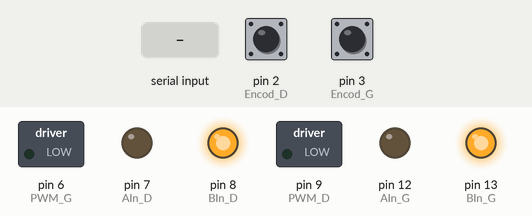
This sketch was run on a simulated Arduino Uno, built with avr-gcc and run on an emulated ATmega328P. Parts: switched loads named in the sketch (green lamp = pin HIGH), output pins drawn as LEDs (lit = HIGH). The test bench sets the inputs (shaded band); at power-on: pin 2 (Encod_D) HIGH, pin 3 (Encod_G) HIGH.

Above: at 1.5 s.
1.6 s: "2" received over the second serial link
At 2.6 s:
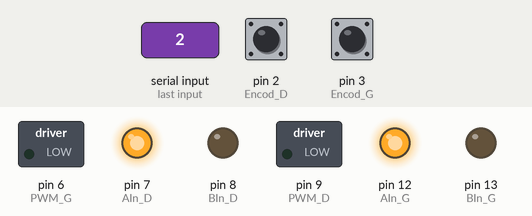
4.6 s: "3" received over the second serial link
At 6.3 s:
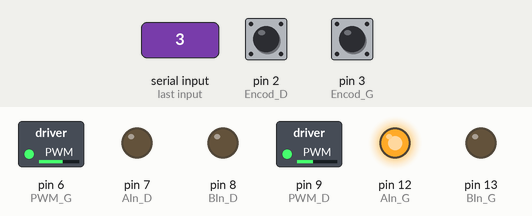
6.7 s: "4" received over the second serial link
At 7.9 s:
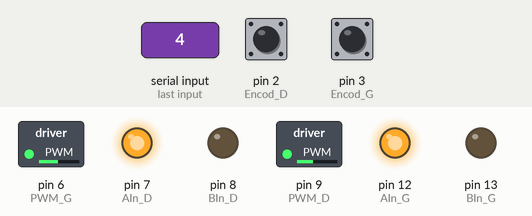
8.8 s: "5" received over the second serial link
At 10.6 s:
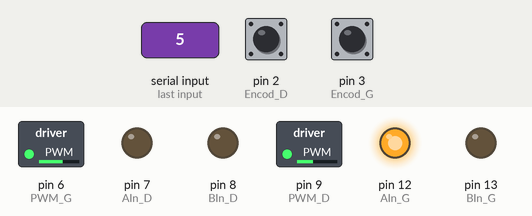
10.9 s: "1" received over the second serial link
At 11.05 s:
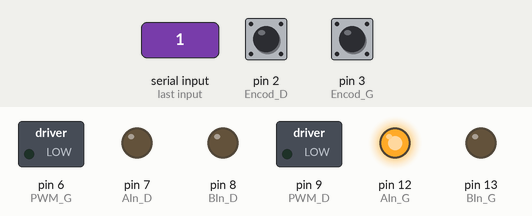
12.7 s: pin 2 (Encod_D) pulled LOW for 0.15 s
At 13.9 s:
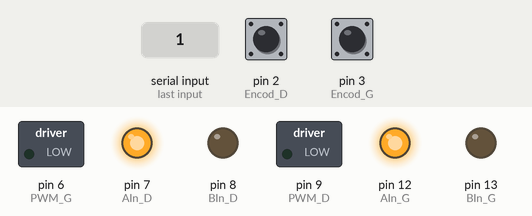
Timing chart, 0 to 15.3 s (numbered marks = the images above; inputs shaded):
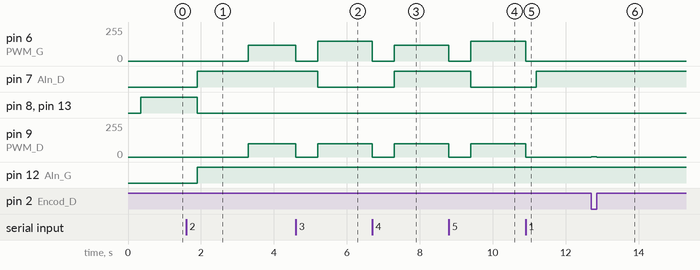

The sketch:

asservissement_final.ino
```cpp
#include <SimpleTimer.h>
#include <SoftwareSerial.h>

SoftwareSerial bluetooth(10, 11);


SimpleTimer timer;

int max_pwm_G;
int max_pwm_D;


//Pins moteur Gauche
const byte Encod_G = 3;
const int PWM_G = 6;
const int AIn_G = 12;
const int BIn_G = 13;

//Pins moteur Droit
const byte Encod_D = 2;
const int PWM_D = 9;
const int AIn_D = 7;
const int BIn_D = 8;


const float diametre = 7.6;//diamètre de la roue en cm
const float circonference = PI * diametre;//circonférence de la roue

const int impulsions_par_tour_G = 960*2;//960 FALLING par tour (8 ticks * 120 (coefficient de réduction))
const int impulsions_par_tour_D = 960*2;

volatile unsigned long compt_G = 0;
volatile unsigned long compt_D = 0;

//init echantillonage
unsigned int time = 0;
const int frequence_echantillonnage = 20;


//consigne
double target_cm = 0; //distance que l'on souhaite parcourir, en cm
double target_deg = (360/circonference) * target_cm; //nombre de dégrés que cette distance représente
int target_ticks_G; //plus simple d'asservir en ticks car ce sera toujours un nombre entier
int target_ticks_D;

// init calculs asservissement PID
int erreur_G = 0; //erreur du moteur gauche

int erreur_D = 0; //erreur du moteur droit


int n=0; // compteur qui servira pour les polygones

int vitMoteur_G;
int vitMoteur_D;

//Definition des constantes du correcteur PID, en l'occurence ici, uniquement du coefficient proportionnel
// Coefficient proportionnel à gauche (choisis par essais successifs)
const float kp_g = 3.1;
// Coefficient proportionnel à droite (choisis par essais successifs)
const float kp_d = 3.3;

bool sensrotation_G_1 = 1;
bool sensrotation_G_2 = 0;

bool sensrotation_D_1 = 1;
bool sensrotation_D_2 = 0;

int timerfonct =0;
int tampontime =0;

char user_input = '0';//pour le bluetooth

void setup() {
  target_ticks_G = target_deg * impulsions_par_tour_G / 360.0; // distance cible pour le moteur gauche
  target_ticks_D = target_deg * impulsions_par_tour_D / 360.0; // distance cible pour le moteur droit
  bluetooth.begin(9600);
  Serial.begin(9600);

  pinMode(Encod_G, INPUT);
  pinMode(PWM_G, OUTPUT);
  pinMode(AIn_G, OUTPUT);
  pinMode(BIn_G, OUTPUT);

  pinMode(Encod_D, INPUT);
  pinMode(PWM_D, OUTPUT);
  pinMode(AIn_D, OUTPUT);
  pinMode(BIn_D, OUTPUT);

  digitalWrite(Encod_G, HIGH);//Resistance interne arduino ON
  digitalWrite(Encod_D, HIGH);


  attachInterrupt(digitalPinToInterrupt(Encod_G), countUp_G, CHANGE);//Interruptions pour l'asservissement
  attachInterrupt(digitalPinToInterrupt(Encod_D), countUp_D, CHANGE);

  analogWrite(PWM_G, 0);
  analogWrite(PWM_D, 0);
  delay(300);

  timer.setInterval(1000 / frequence_echantillonnage, asservissement);
}

void loop() {
  timer.run();

  if (bluetooth.available()) {
    user_input = bluetooth.read(); // le programme stocke la demande de l'utilisateur
    commande(0,0,0);//réinitialise les erreurs précédentes
    switch(user_input){
      case '2': // carré
        n = 0;
        break;
      case '3': // cercle
        cercle(); // on trace directement le cercle car il n'y a qu'un côté sur cette forme, donc une seule distance à parcourir
        break;
      case '4': // triangle
        n = 2;
        break;
      case '5': // cercle et triangle circonscrit
        n = 0;
        break;
    }
  }
  switch(user_input){
    case '2':
    carre();
    break;
    case '4':
    triangle(20);
    break;
    case '5':
    triangle_cercle();
    break;
  }

}


void countUp_G(){
// incrémentation ou décrémentation du nombre de tics à gauche
  if (vitMoteur_G >= 0){ //si le robot avance
    compt_G ++;
  }
  else{ // si le robot recule
    compt_G --;
  }
}
void countUp_D(){ // incrémentation ou décrémentation de la valeur de l'encodeur droit
  if (vitMoteur_D >= 0){
    compt_D ++;
  }
  else{
    compt_D --;
  }
}


void asservissement(){
  time += 20;

  erreur_G = target_ticks_G - compt_G;
  erreur_D = target_ticks_D - compt_D;

  vitMoteur_G = kp_g * erreur_G;
  vitMoteur_D = kp_d * erreur_D;

  if(vitMoteur_G > max_pwm_G) vitMoteur_G = max_pwm_G;
  else if(vitMoteur_G < -max_pwm_G) vitMoteur_G = -max_pwm_G;

  if(vitMoteur_D > max_pwm_D) vitMoteur_D = max_pwm_D;
  else if(vitMoteur_D < -max_pwm_D) vitMoteur_D = -max_pwm_D;

  Tourner (vitMoteur_G, vitMoteur_D);
  /*
   Serial.print("G = ");
   Serial.print(erreur_G);
   Serial.println("");
   Serial.print("D = ");
   Serial.print(erreur_D);

   Serial.print("G = ");
   Serial.println(vitMoteur_G);
   Serial.println("");
   Serial.print("D = ");
   Serial.println(vitMoteur_D);
   */
   /*
   Serial.print("G = ");
   Serial.print(compt_G);
   Serial.print("  ");
   Serial.print("D = ");
   Serial.println(compt_D);
  */


}

void Tourner(int rapportCyclique_G, int rapportCyclique_D){
  //fait avancer ou reculer le robot
  if ( rapportCyclique_G > 0 ){//vitesse gauche positive
    digitalWrite(AIn_G, sensrotation_G_1);
    digitalWrite(BIn_G, sensrotation_G_2);

    analogWrite(PWM_G, rapportCyclique_G);
  }
  else{//vitesse gauche négative
    digitalWrite(AIn_G, sensrotation_G_2);
    digitalWrite(BIn_G, sensrotation_G_1);

    analogWrite(PWM_G, -rapportCyclique_G);
  }
  if ( rapportCyclique_D > 0 ){//vitesse droite positive
    digitalWrite(AIn_D, sensrotation_D_1);
    digitalWrite(BIn_D, sensrotation_D_2);

    analogWrite(PWM_D, rapportCyclique_D);
  }
  else{//vitesse gauche négative
    digitalWrite(AIn_D, sensrotation_D_2);
    digitalWrite(BIn_D, sensrotation_D_1);

    analogWrite(PWM_D, -rapportCyclique_D);
  }
}
void commande (double distance,int rotationMG,int rotationMD){
  // fonction qui affecte les bonnes consignes et réinitialise
  target_cm = distance;
  target_deg = (360/circonference) * target_cm;

  erreur_G = 0; // on remet les erreurs à zéro
  erreur_D = 0;

  target_ticks_G = target_deg * impulsions_par_tour_G / 360.0;
  target_ticks_D = target_deg * impulsions_par_tour_D / 360.0;

  compt_G = 0; // on remet les compteurs à zéro
  compt_D = 0;

  analogWrite(PWM_G, 0); // on remet les consignes de vitesse à zéro
  analogWrite(PWM_D, 0);

  delay(300);

  //on détermine ensuite dans quel sens faire tourner chaque moteur
  if (rotationMG == 1){
    sensrotation_G_1 = 1;
    sensrotation_G_2 = 0;
  }
  else if(rotationMG == 0){
    sensrotation_G_1 = 0;
    sensrotation_G_2 = 1;
  }
  else{
    sensrotation_G_1 = 0;
    sensrotation_G_2 = 0;
  }
  if (rotationMD == 1){
    sensrotation_D_1 = 1;
    sensrotation_D_2 = 0;
  }
  else if(rotationMD == 0){
    sensrotation_D_1 = 0;
    sensrotation_D_2 = 1;
  }
  else{
    sensrotation_D_1 = 0;
    sensrotation_D_2 = 0;
  }
}

void carre(){
  if(millis() > 3000){//necéssaire si on veut éviter de rentrer dans la boucle trop tôt
      if (((erreur_G <=15 && erreur_G>=-15)&&(erreur_D <15 && erreur_D>-15))&&(n%2 == 0 && n<8)){
        /*Si n est pair et inférieur à 8 (8 boucles car 4 côtés + 4 angles à effectuer)
         * et que les asservissements précédents sont accomplis*/
        max_pwm_G = 120;
        max_pwm_D = 100;
        commande(20,1,1); // tracer un côté de 20 cm
        n++;
        tampontime = millis();
      }
    timerfonct = millis()-tampontime;
    if(timerfonct > 3000){//necéssaire si on veut éviter de rentrer dans la boucle trop tot
      if (((erreur_G <=15 && erreur_G>=-15)&&(erreur_D <=15 && erreur_D>=-15))&&(n%2 == 1 && n<8)){
        /*Si n est impair et inférieur à 8 et que le côté
         * précédent est tracé*/
        max_pwm_G = 96;
        max_pwm_D = 80;
        commande(18.3*PI/4,1,0); // effectuer un angle droit
        n++;
      }
    }
  }
}

void cercle(){
  if(millis() > 1000){//necéssaire si on veut éviter de rentrer dans la boucle trop tot
      if (erreur_G <=10 && erreur_G>=-10){
        n++;//incrémentation utile dans la fonction triangle_cercle
        max_pwm_G = 150;//On redéfini la vitesse maximale
        commande((18.3*PI*2 + 2),1,-1);// -1 dans la commande pour immobiliser le moteur droit
    }
  }
}

void triangle(int d){//contrairement aux autres fonctions, prend une distance en paramètres
  if(millis() > 3000){//necéssaire si on veut éviter de rentrer dans la boucle trop tot
      if (((erreur_G <=15 && erreur_G>=-15)&&(erreur_D <=15 && erreur_D>=-15))&&(n%2 == 0 && n<8)){
        max_pwm_G = 120;
        max_pwm_D = 100;
        commande(d,1,1); //tracer un côté
        n++;
        tampontime = millis();
      }
    timerfonct = millis()-tampontime;
    if(timerfonct >3000){//necéssaire si on veut éviter de rentrer dans la boucle trop tot
      if (((erreur_G <=15 && erreur_G>=-15)&&(erreur_D <=15 && erreur_D>=-15))&&(n%2 == 1 && n<8)){
        max_pwm_G = 96;
        max_pwm_D = 80;
        commande(18.3*PI/3,1,0); // effectuer un angle de 120 degrés
        n++;
      }
    }
  }
}

void triangle_cercle(){
  if(millis() > 1000){
    if(n == 0){
      //à l'état minimal du compteur n (donc à 0), on trace un cercle
      cercle();
      tampontime = millis();
    }
    timerfonct = millis()-tampontime;
    if(timerfonct >3000){//necéssaire si on veut éviter de rentrer dans la boucle trop tot
      if ((erreur_G <=15 && erreur_G>=-15)&&(n == 1)){
        //après avoir tracé le cercle, il faut encore tourner de 60 degrés avant de commencer à tracer le triangle
        n++;
        max_pwm_G = 96;
        max_pwm_D = 80  ;
        commande(18.3*PI/6,1,0); //effectuer un angle de 60 degrés vers l'intérieur du cercle
        tampontime = millis();
      }
    }
    timerfonct = millis()-tampontime;
    if(timerfonct >1000){//necéssaire si on veut éviter de rentrer dans la boucle trop tot
      if (((erreur_G <=10 && erreur_G>=-10)&&(erreur_D <=10 && erreur_D>=-10))&&(n >= 2)){
        triangle(18.3*1.74/2); // triangle de 1.74 * rayon du cercle
      }
    }
  }
}
```

Measured:
- after the input at 1.6 s, pin 6 (PWM_G): 0/255 → 120/255 after 1.7 s; pin 7 (AIn_D), pin 12 (AIn_G): LOW → HIGH after 0.30 s; pin 8 (BIn_D), pin 13 (BIn_G): HIGH → LOW after 0.30 s; pin 9 (PWM_D): 0/255 → 100/255 after 1.7 s
- after the input at 4.6 s, pin 6 (PWM_G): 120/255 → 0/255 at once, → 150/255 0.60 s later; pin 7 (AIn_D): HIGH → LOW after 0.60 s; pin 9 (PWM_D): 100/255 → 0/255 at once, → 100/255 0.60 s later
- after the input at 6.7 s, pin 6 (PWM_G): 150/255 → 0/255 at once, → 120/255 0.60 s later; pin 7 (AIn_D): LOW → HIGH after 0.60 s; pin 9 (PWM_D): 100/255 → 0/255 at once, → 100/255 0.60 s later
- after the input at 8.8 s, pin 6 (PWM_G): 120/255 → 0/255 at once, → 150/255 0.60 s later; pin 7 (AIn_D): HIGH → LOW after 0.60 s; pin 9 (PWM_D): 100/255 → 0/255 at once, → 100/255 0.60 s later
- after the input at 10.9 s, pin 6 (PWM_G): 150/255 → 0/255 at once; pin 7 (AIn_D): LOW → HIGH after 0.30 s; pin 9 (PWM_D): 100/255 → 0/255 at once
- after the input at 12.7 s, pin 9 (PWM_D): 0/255 → 3/255 at once, → 0/255 0.15 s later
